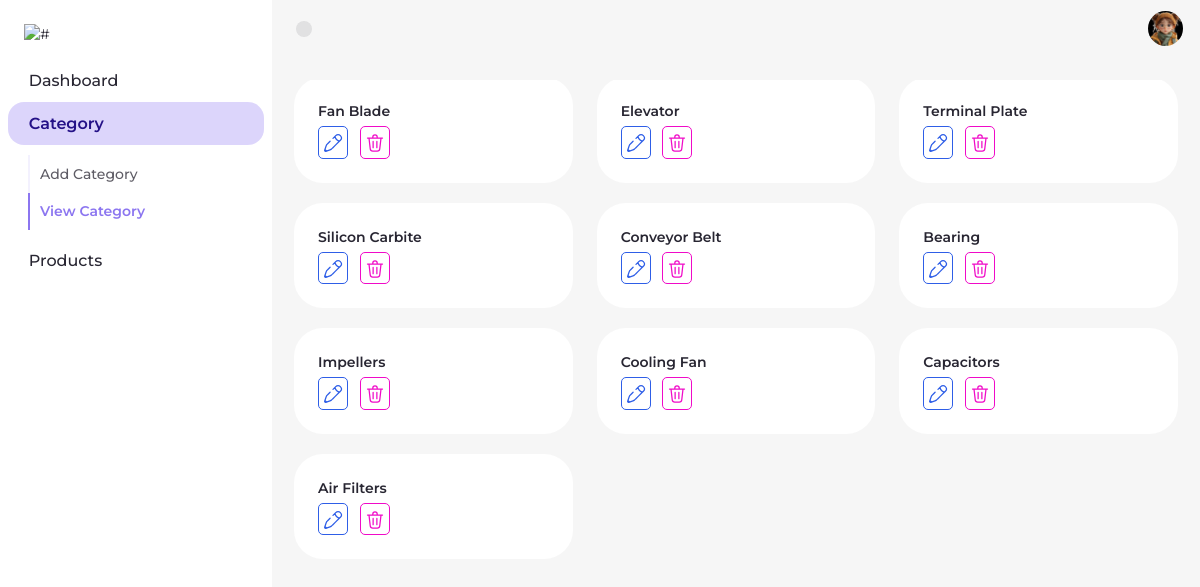
/admin/viewCate.php (signed in), run on the app's committed database.
### tables this page shows
CREATE TABLE `cate` (
  `id` int(11) NOT NULL,
  `category` varchar(225) NOT NULL,
  `created_at` datetime NOT NULL
);

### libs/Operations.class.php (called while the page is built, shortened)
<?php
class Operations
{
    public static function getCategory()
    {
        $conn = Database::getConnect();
        $sql = "SELECT * FROM `cate` ORDER BY `created_at` ASC";
        $result = $conn->query($sql);
        return iterator_to_array($result);
    }
}
?>

### admin/viewCate.php (the view, shortened to what this page needs)
<?php
    $category = Operations::getCategory();
?>
<!DOCTYPE html>
<html lang="en">
    <head>
        <?php include 'temp/head.php'; ?>
    </head>
    <body>
        <div class="app-wrapper">
            <?php include "temp/sideheader.php" ?>
            <div class="app-content">
                <?php include "temp/header.php" ?>
                <main>
                    <div class="container-fluid">
                        <div class="row">
                            <?php
                                if (!empty($category)) {
                                    foreach ($category as $cate) {
                            ?>
                            <div class="col-md-6 col-lg-4 d-flex align-items-stretch">
                                <div class="card w-100">
                                    <div class="p-4 h-100">
                                        <div class="row">
                                            <div class="col-8 col-md-9 d-flex align-items-center">
                                                <div>
                                                    <a href="javascript:void(0)" class="card-title link-primary fw-semibold text-dark"><?= $cate['category']; ?></a>
                                                    <p class="card-subtitle mt-1">
                                                        <a href="editCate.php?edit_id=<?= $cate['id']; ?>">
                                                            <button type="button" class="btn btn-square btn-outline-info me-1 p-1">
                                                            </button>
                                                        </a>
                                                        <a href="deleteCate.php?delete_id=<?= $cate['id']; ?>">
                                                            <button type="button" class="btn btn-square btn-outline-danger ms-1 p-1">
                                                            </button>
                                                        </a>
                                                    </p>
                                                </div>
                                            </div>
                                        </div>
                                    </div>
                                </div>
                            </div>
                            <?php } } else { echo "<p>Category Not Found</p>"; } ?>
                        </div>
                    </div>
                </main>
            </div>
        </div>
    </body>
</html>

### admin/temp/head.php (shortened to what this page needs)
<link href="assets/vendor/fontawesome/css/all.css" rel="stylesheet" />
<link href="assets/vendor/ionio-icon/css/iconoir.css" rel="stylesheet" />
<link href="assets/vendor/animation/animate.min.css" rel="stylesheet" />
<link href="assets/vendor/tabler-icons/tabler-icons.css" rel="stylesheet" type="text/css" />
<link href="assets/vendor/flag-icons-master/flag-icon.css" rel="stylesheet" type="text/css" />
<link href="assets/vendor/bootstrap/bootstrap.min.css" rel="stylesheet" type="text/css" />
<link href="assets/vendor/apexcharts/apexcharts.css" rel="stylesheet" type="text/css" />
<link href="assets/vendor/simplebar/simplebar.css" rel="stylesheet" type="text/css" />
<link href="assets/vendor/slick/slick.css" rel="stylesheet" />
<link href="assets/vendor/slick/slick-theme.css" rel="stylesheet" />
<link href="assets/vendor/filepond/filepond.css" rel="stylesheet" />
<link href="assets/vendor/filepond/image-preview.min.css" rel="stylesheet" />
<link href="assets/css/style.css" rel="stylesheet" type="text/css" />
<link href="assets/css/responsive.css" rel="stylesheet" type="text/css" />

### admin/temp/sideheader.php (shortened to what this page needs)
<nav>
    <div class="app-logo">
        <a class="logo d-inline-block" href="index.html">
            <img alt="#" style="width: 2rem;" src="../images/homepage-6/header/logo-b.png" />
        </a>
    </div>
    <div class="app-nav" id="app-simple-bar">
        <ul class="main-nav p-0 mt-2">
            <li class="no-sub active">
                <a href="index.php"><i class="iconoir-home-alt"></i>Dashboard</a>
            </li>
            <li>
                <a aria-expanded="false" data-bs-toggle="collapse" href="#category"><i class="iconoir-view-grid"></i>Category</a>
                <ul class="collapse" id="category">
                    <li><a href="addCate.php">Add Category</a></li>
                    <li><a href="viewCate.php">View Category</a></li>
                </ul>
            </li>
            <li>
                <a aria-expanded="false" data-bs-toggle="collapse" href="#product"><i class="iconoir-report-columns"></i>Products</a>
            </li>
        </ul>
    </div>
</nav>

### admin/temp/header.php (shortened to what this page needs)
<header class="header-main">
    <div class="container-fluid">
        <div class="row">
            <div class="col-6 col-sm-4 d-flex align-items-center header-left p-0">
                <span class="header-toggle me-3">
                </span>
            </div>
            <div class="col-6 col-sm-8 d-flex align-items-center justify-content-end header-right p-0">
                <ul class="d-flex align-items-center">
                    <li class="header-profile">
                        <a class="d-block head-icon" href="logout.php" role="button">
                            <img alt="avtar" class="b-r-50 h-35 w-35 bg-dark" src="assets/images/avtar/woman.jpg" />
                        </a>
                    </li>
                </ul>
            </div>
        </div>
    </div>
</header>

### admin/assets/css/responsive.css (style rules this page uses)
:root { --font-color: #15264b; --font-title-color: #1c3264; --body-color: #f9f9f9; --bodybg-color: #f6f6f6; --font-secondary-color: #22242c; --font-light-color: #a0a0b0; --grid_color: rgba(144, 164, 246, 0.21); --border_color: rgba(0, 0, 0, 0.21); --primary: 140, 118, 240; --secondary: 100,100,100; --success: 20, 120, 52; --danger: 240,10,200; --warning: 215, 220, 65; --info: 46,94,231; --light: 215, 208, 200; --dark: 40, 38, 50; --white: 255,255,255; --black: 0, 0, 0; --border_color: #e0dfd6; --bs-danger: #f00ac8; --bs-dropdown-link-active-color: rgba(var(--primary), 1); --bs-dropdown-link-active-bg: rgba(var(--primary), 0.2); --primary-dark: 36, 17, 135; --secondary-dark: 106, 90, 100; --success-dark: 52, 50, 46; --danger-dark: 102, 15, 106; --warning-dark: 99, 89, 29; --info-dark: 8, 60, 128; --dark-dark:30, 29, 35; --dark-light:110, 70, 90; --facebook: 59, 89, 152; --twitter: 85, 172, 238; --pinterest: 189, 8, 28; --linkedin: 0, 119, 181; --reddit: 255, 69, 0; --whatsapp: 67, 216, 84; --gmail: 234, 67, 53; --telegram: 0, 64, 93; --youtube: 205, 32, 31; --vimeo: 26, 183, 234; --behance: 23, 105, 255; --github: 0, 64, 93; --skype: 0, 175, 240; --snapchat: 255, 250, 55; --box-shadow: 0px 0px 21px 3px rgba(var(--secondary), 0.05); --hover-shadow: 0 0.5rem 2rem var(--light-gray); --app-transition: all 0.3s ease; --light-gray: #f4f7f8; --p-line-height: 1.6; --link-color: var(--primary-color); --font-size: 14px; --p-font-size: 14px; --h1-font-size: 2.5rem; --h2-font-size: 2rem; --h3-font-size: 1.75rem; --h4-font-size: 1.25rem; --h5-font-size: 1.125rem; --h6-font-size: 1rem; --btn-font-size: 15px; --app-border-radius: 1.8rem; --bs-border-radius: 1.8rem; --bs-accordion-inner-border-radius: 0.5rem; --bottom-shadow: 0 8px 6px -5px var(--light-gray); --sidebar-width: 17rem; --semi-nav: 4.5rem; --font-Montserrat: "Montserrat", system-ui; --theme-body-font-color: #2b2b2b; --theme-body-sub-title-color: rgba(43, 43, 43, 0.7); --tabler-icons: tabler-icons; }
.default { --primary: 140, 118, 240; --secondary: 100,100,100; }
body[text=medium-text] { --font-size: 14px; --p-font-size: 14px; --h1-font-size: 2.81rem; --h2-font-size: 2.18rem; --h3-font-size: 1.875rem; --h4-font-size: 1.625rem; --h5-font-size: 1.25rem; --h6-font-size: 1rem; --btn-font-size: 15px; }

### data on the page
cate: category "Fan Blade"
cate: category "Elevator"
cate: category "Terminal Plate"
cate: category "Silicon Carbite"
cate: category "Conveyor Belt"
cate: category "Bearing"
cate: category "Impellers"
cate: category "Cooling Fan"
cate: category "Capacitors"
cate: category "Air Filters"
